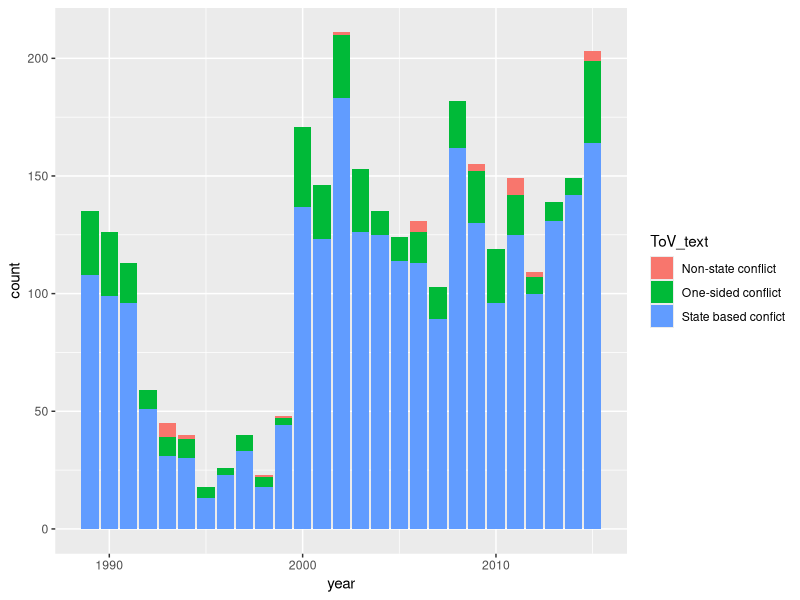
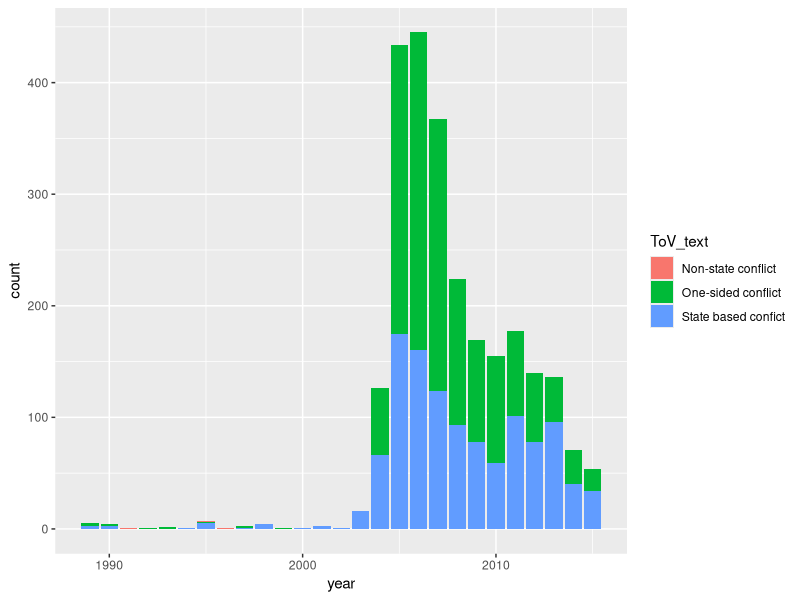

The R script that drew these images, in order:
setwd("C:/Users/Reina Borst/Desktop/UCU sem 4/Data Analysis for LAS/Individual Assignment/individual-assignment")
library(tidyverse)

philippines <- read.csv('philippines.csv', stringsAsFactors=FALSE) %>%
  mutate(
    ToV_text = case_when(
      type_of_violence == 1 ~ 'State based confict',
      type_of_violence == 2 ~ 'Non-state conflict',
      type_of_violence == 3 ~ 'One-sided conflict'
    )
  )

ggplot(data = philippines) +
  geom_bar(
    stat = 'count',
    mapping = aes(x=year, fill = ToV_text)
  )

phil_per_year <- philippines %>% 
  group_by(year) %>%
  summarize(n_instances = n())


thailand <- read.csv('thailand.csv', stringsAsFactors=FALSE) %>%
  mutate(
    ToV_text = case_when(
      type_of_violence == 1 ~ 'State based confict',
      type_of_violence == 2 ~ 'Non-state conflict',
      type_of_violence == 3 ~ 'One-sided conflict'
    )
  )

ggplot(data = thailand) +
  geom_bar(
    stat = 'count',
    mapping = aes(x=year, fill = ToV_text)
  )

thai_per_year <- thailand %>% 
  group_by(year) %>%
  summarize(n_instances = n())

combined_year <- phil_per_year
combined_year$thai_instance = thai_per_year[match(combined_year$n_instances, thai_per_year$n_instances),"n_instances"]

#ggplot(aes(x = dates, y = budget_num, colour = original_language), data = some_lang) + geom_point()
